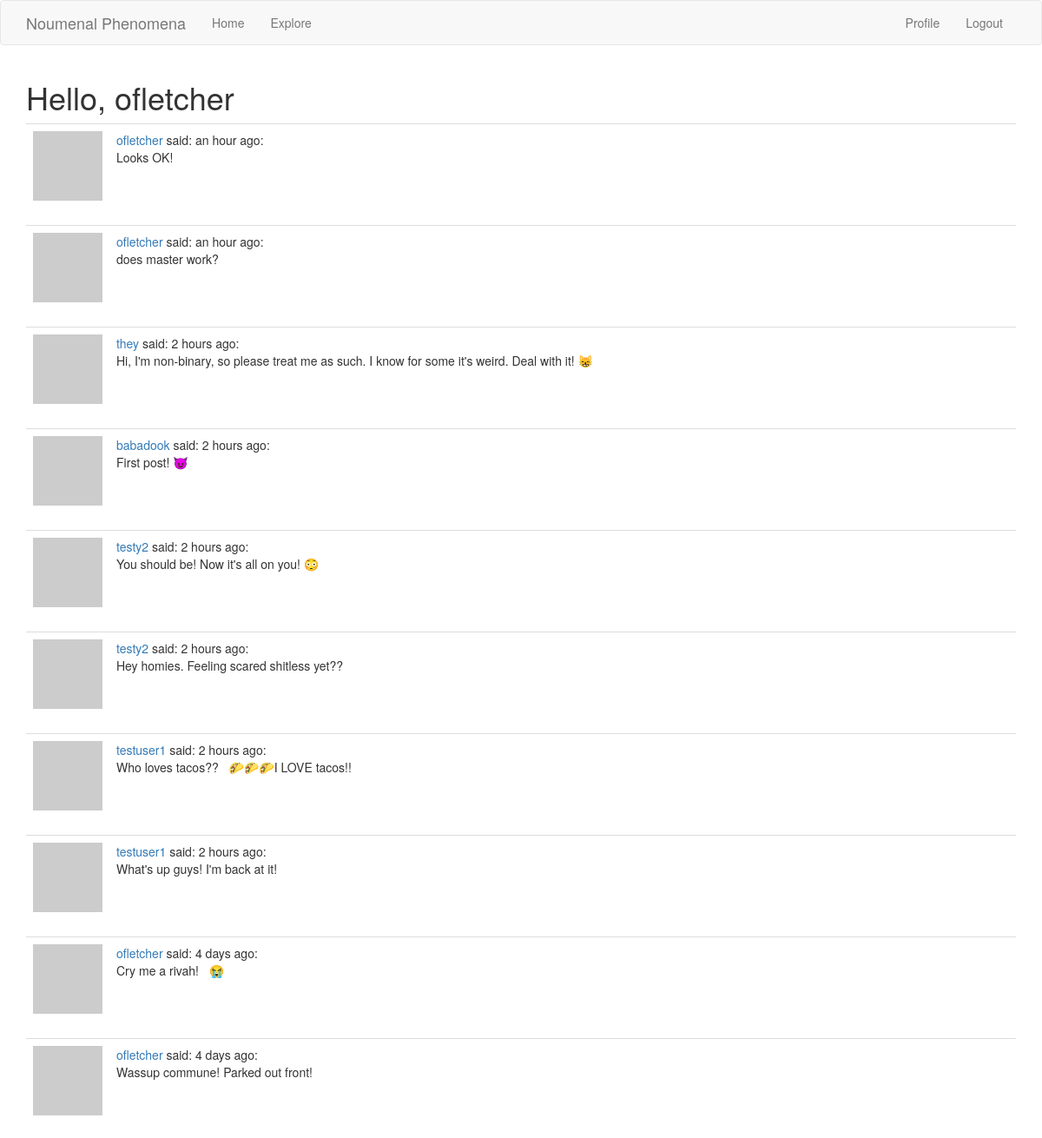
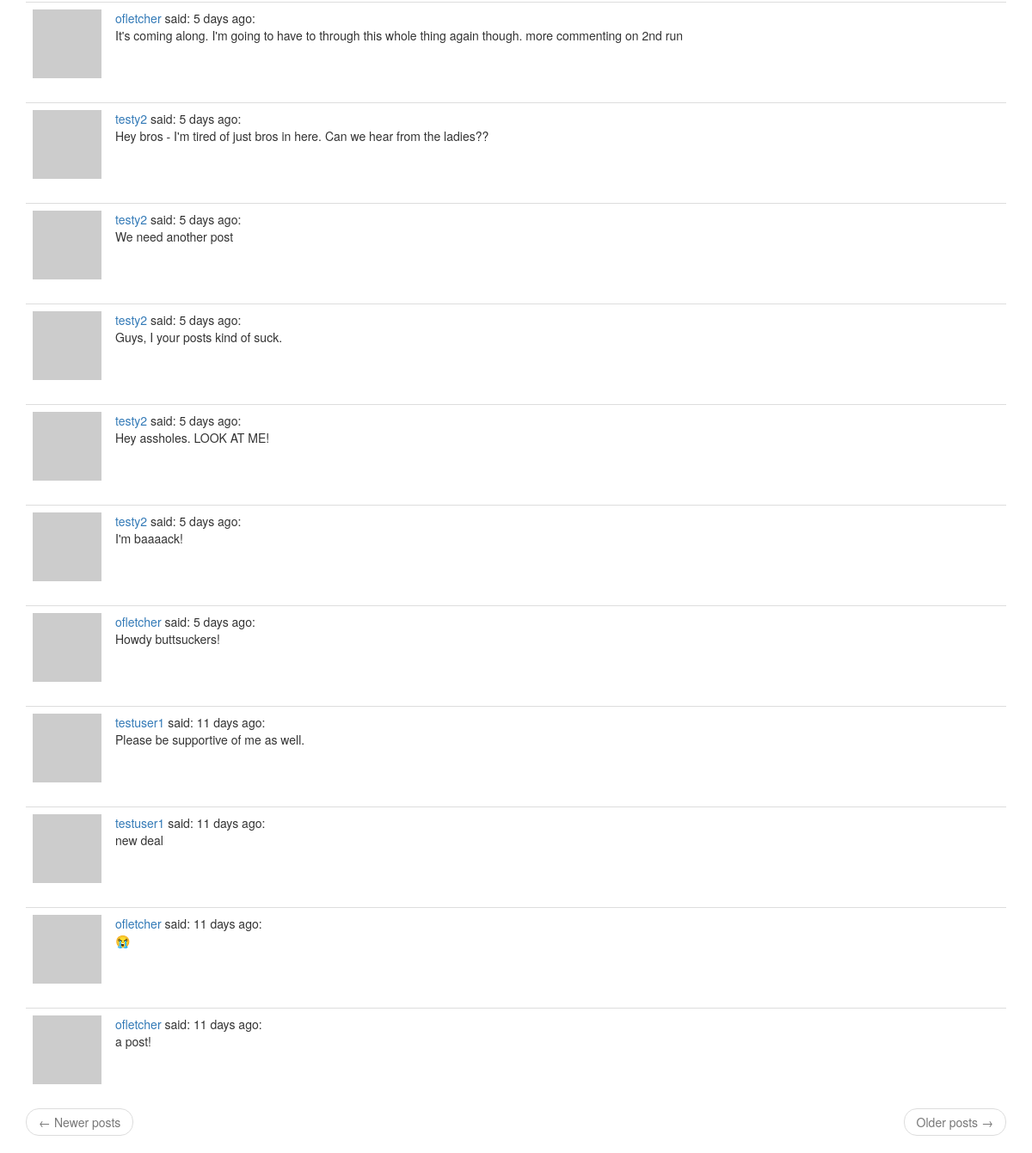
Page /explore (signed in) on the committed database (2 pictures, top to bottom).
### app/models.py (models this page shows, shortened)
class User(UserMixin, db.Model):
    id = db.Column(db.Integer, primary_key=True)
    username = db.Column(db.String(64), index=True, unique=True)
    email = db.Column(db.String(120), index=True, unique=True)
    password_hash = db.Column(db.String(128))
    posts = db.relationship('Post', backref='author', lazy='dynamic')
    about_me = db.Column(db.String(140))
    last_seen = db.Column(db.DateTime, default=datetime.utcnow)
    followed = db.relationship(
        'User', secondary=followers,
        primaryjoin=(followers.c.follower_id == id),
        secondaryjoin=(followers.c.followed_id == id),
        backref=db.backref('followers', lazy='dynamic'), lazy='dynamic')
    def avatar(self, size):
        digest = md5(self.email.lower().encode('utf-8')).hexdigest()
        return 'https://www.gravatar.com/avatar/{}?d=identicon&s={}'.format(
            digest, size)

class Post(db.Model):
    id = db.Column(db.Integer, primary_key=True)
    body = db.Column(db.String(140))
    timestamp = db.Column(db.DateTime, index=True, default=datetime.utcnow)
    user_id = db.Column(db.Integer, db.ForeignKey('user.id'))

### app/routes.py (the view)
@app_var.route('/explore')
@login_required
def explore():
    page = request.args.get('page', 1, type=int)
    posts = Post.query.order_by(Post.timestamp.desc()).paginate(
        page, app_var.config['POSTS_PER_PAGE'], False)
    next_url = url_for('explore', page=posts.next_num) \
        if posts.has_next else None
    prev_url = url_for('explore', page=posts.prev_num) \
        if posts.has_prev else None
    return render_template('index.html', title='Explore', posts=posts.items, next_url=next_url, prev_url=prev_url)

### app/models.py (called while the page is built)
@login.user_loader
def load_user(id):
    return User.query.get(int(id))

### app/routes.py (called while the page is built)
@app_var.before_request
def before_request():
    if current_user.is_authenticated:
        current_user.last_seen = datetime.utcnow()
        db.session.commit()

### app/templates/index.html (shortened to what this page needs)
{% extends "base.html" %}
{% import 'bootstrap/wtf.html' as wtf %}
{% block app_content %}
<h1>Hello, {{ current_user.username }}</h1>
{% for post in posts %}
{% include '_post.html' %}
{% endfor %}
<nav aria-label="...">
    <ul class="pager">
        <li class="previous{% if not prev_url %} disabled{% endif %}">
            <a href="{{ prev_url or '#' }}">
                <span aria-hidden="true">&larr;</span> Newer posts
            </a>
        </li>
        <li class="next{% if not next_url %} disabled{% endif %}">
            <a href="{{ next_url or '#' }}">
                Older posts <span aria-hidden="true">&rarr;</span>
            </a>
        </li>
    </ul>
</nav>
{% endblock %}

### app/templates/_post.html
<table class='table table-hover'>
    <tr>
        <td width='70px'>
            <a href="{{ url_for('user', username=post.author.username) }}">
                <img src="{{ post.author.avatar(70) }}">
            </a>
        </td>
        <td>
            <a href="{{ url_for('user', username=post.author.username)}}">
                {{ post.author.username }}
            </a>
            said: {{ moment(post.timestamp).fromNow() }}:
            <br>
            {{ post.body }}
        </td>
    </tr>
</table>

### rows in the picture
User: username "ofletcher"
Post: author.username "ofletcher", timestamp "an hour ago", body "Looks OK!"
Post: author.username "ofletcher", timestamp "an hour ago", body "does master work?"
Post: author.username "they", timestamp "2 hours ago", body "Hi, I'm non-binary, so please treat me as such. I know for some it's weird. Deal with it! 😸"
Post: author.username "babadook", timestamp "2 hours ago", body "First post! 😈"
Post: author.username "testy2", timestamp "2 hours ago", body "You should be! Now it's all on you! 😳"
Post: author.username "testy2", timestamp "2 hours ago", body "Hey homies. Feeling scared shitless yet??"
Post: author.username "testuser1", timestamp "2 hours ago", body "Who loves tacos?? 🌮🌮🌮I LOVE tacos!!"
Post: author.username "testuser1", timestamp "2 hours ago", body "What's up guys! I'm back at it!"
Post: author.username "ofletcher", timestamp "4 days ago", body "Cry me a rivah! 😭"
Post: author.username "ofletcher", timestamp "4 days ago", body "Wassup commune! Parked out front!"
Post: author.username "ofletcher", timestamp "5 days ago", body "It's coming along. I'm going to have to through this whole thing again though. more commenting on 2nd run"
Post: author.username "testy2", timestamp "5 days ago", body "Hey bros - I'm tired of just bros in here. Can we hear from the ladies??"
Post: author.username "testy2", timestamp "5 days ago", body "We need another post"
Post: author.username "testy2", timestamp "5 days ago", body "Guys, I your posts kind of suck."
Post: author.username "testy2", timestamp "5 days ago", body "Hey assholes. LOOK AT ME!"
Post: author.username "testy2", timestamp "5 days ago", body "I'm baaaack!"
Post: author.username "ofletcher", timestamp "5 days ago", body "Howdy buttsuckers!"
Post: author.username "testuser1", timestamp "11 days ago", body "Please be supportive of me as well."
Post: author.username "testuser1", timestamp "11 days ago", body "new deal"
Post: author.username "ofletcher", timestamp "11 days ago", body "😭"
Post: author.username "ofletcher", timestamp "11 days ago", body "a post!"
